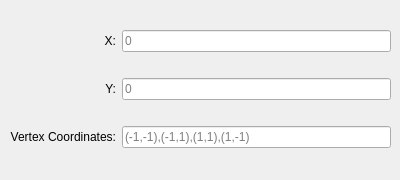
   <widget class="QWidget" name="Polygon">
    <widget class="QWidget" name="gridLayoutWidget_3">
     <property name="geometry">
      <rect>
       <x>10</x>
       <y>10</y>
       <width>381</width>
       <height>161</height>
      </rect>
     </property>
     <layout class="QGridLayout" name="gridPolygon">
      <item row="0" column="1">
       <widget class="QLineEdit" name="Polygon_x">
        <property name="toolTip">
         <string/>
        </property>
        <property name="statusTip">
         <string/>
        </property>
        <property name="whatsThis">
         <string/>
        </property>
        <property name="accessibleName">
         <string/>
        </property>
        <property name="alignment">
         <set>Qt::AlignLeading|Qt::AlignLeft|Qt::AlignVCenter</set>
        </property>
        <property name="readOnly">
         <bool>false</bool>
        </property>
        <property name="placeholderText">
         <string>0</string>
        </property>
       </widget>
      </item>
      <item row="1" column="1">
       <widget class="QLineEdit" name="Polygon_y">
        <property name="toolTip">
         <string/>
        </property>
        <property name="statusTip">
         <string/>
        </property>
        <property name="whatsThis">
         <string/>
        </property>
        <property name="accessibleName">
         <string/>
        </property>
        <property name="alignment">
         <set>Qt::AlignLeading|Qt::AlignLeft|Qt::AlignVCenter</set>
        </property>
        <property name="readOnly">
         <bool>false</bool>
        </property>
        <property name="placeholderText">
         <string>0</string>
        </property>
       </widget>
      </item>
      <item row="3" column="1">
       <widget class="QLineEdit" name="Polygon_vertices">
        <property name="alignment">
         <set>Qt::AlignLeading|Qt::AlignLeft|Qt::AlignVCenter</set>
        </property>
        <property name="placeholderText">
         <string>(-1,-1),(-1,1),(1,1),(1,-1)</string>
        </property>
       </widget>
      </item>
      <item row="0" column="0">
       <widget class="QLabel" name="label_50">
        <property name="text">
         <string>X:</string>
        </property>
        <property name="alignment">
         <set>Qt::AlignRight|Qt::AlignTrailing|Qt::AlignVCenter</set>
        </property>
       </widget>
      </item>
      <item row="1" column="0">
       <widget class="QLabel" name="label_51">
        <property name="text">
         <string>Y:</string>
        </property>
        <property name="alignment">
         <set>Qt::AlignRight|Qt::AlignTrailing|Qt::AlignVCenter</set>
        </property>
       </widget>
      </item>
      <item row="3" column="0">
       <widget class="QLabel" name="label_52">
        <property name="text">
         <string>Vertex Coordinates:</string>
        </property>
        <property name="alignment">
         <set>Qt::AlignRight|Qt::AlignTrailing|Qt::AlignVCenter</set>
        </property>
       </widget>
      </item>
     </layout>
    </widget>
   </widget>
